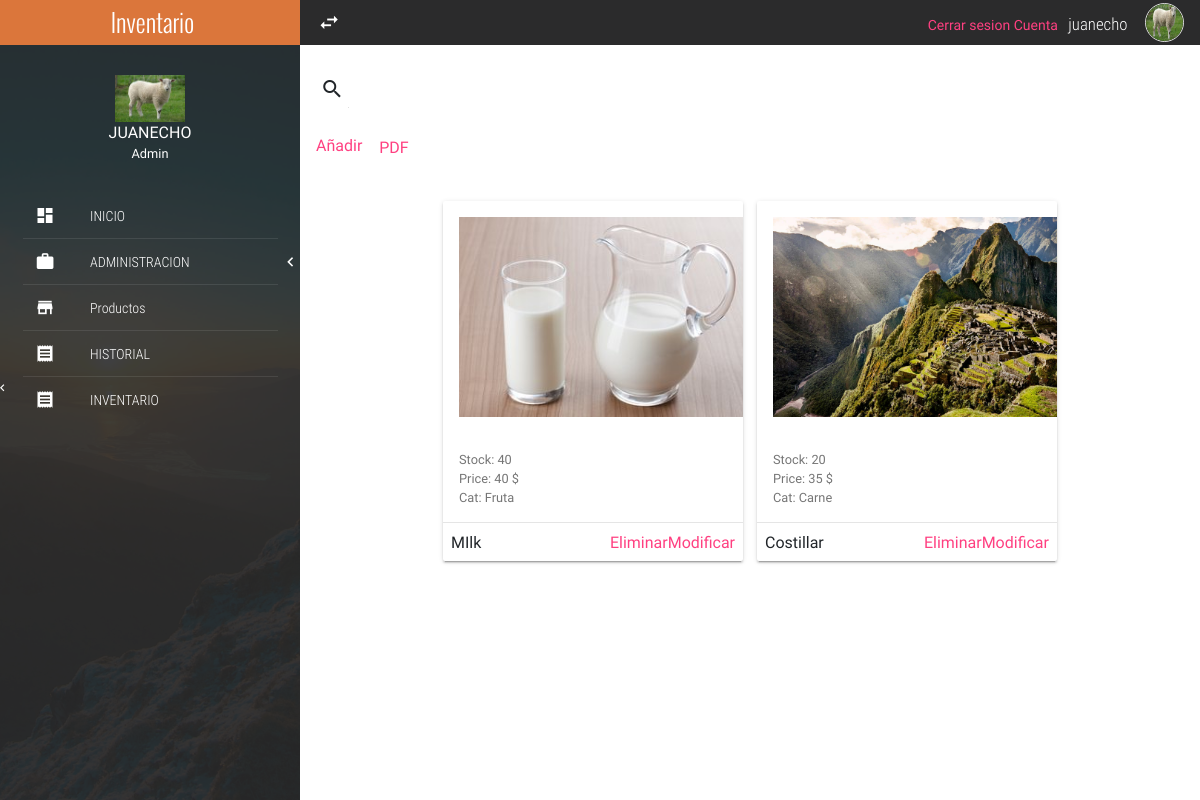
Before: /products/ (signed in) with the older database file.
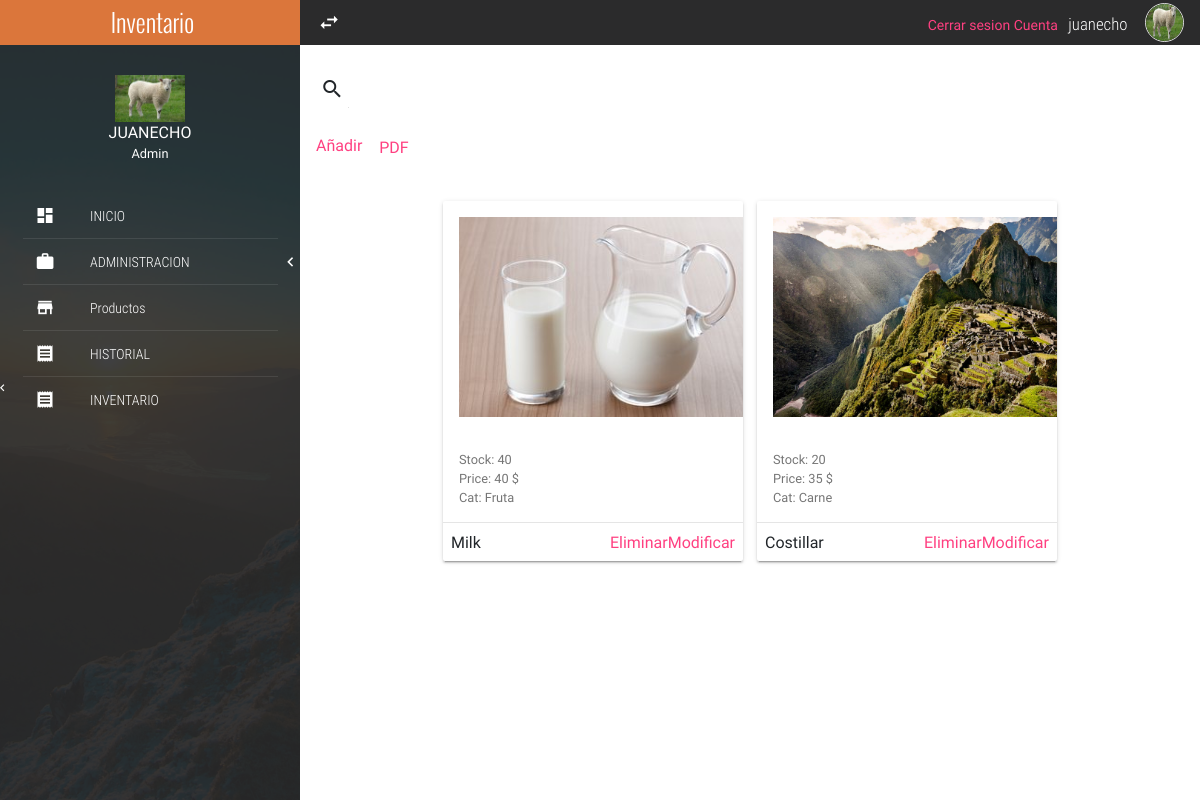
After: the same page with the newer database file.
### products/models.py (models this page shows, shortened)
class Product(models.Model):
	barcode = models.IntegerField()
	name = models.CharField(max_length=20)
	units = models.IntegerField()
	price = models.IntegerField()
	disc = models.IntegerField()
	cat = models.ForeignKey(Category, on_delete = models.SET_NULL, null=True)
	prov = models.ForeignKey(Provider, on_delete = models.SET_NULL, null=True)
	stat = models.IntegerField(
		null=False, blank=False,
		choices=product_status,
		default=1,
	)
	img = models.ImageField(upload_to='pics')

### categoria/models.py (models this page shows)
class Category(models.Model):
	name = models.CharField(max_length = 50)
	desc = models.CharField(max_length = 150)
	def __str__(self):
		return self.name

### products/views.py (the view)
# urls.py: path('',listProduct,name='listProduct'),
def listProduct(request):
	context = {
		'prods' : Product.objects.all(),
	}
	return render(request, 'products/products.html',context)

### products/templates/products/products.html (shortened to what this page needs)
{% extends 'index.html' %}
{% block content %}
		<div class="mdl-tabs mdl-js-tabs mdl-js-ripple-effect">
			<div>
				<div class="mdl-grid">
					<div class="mdl-cell mdl-cell--4-col-phone mdl-cell--8-col-tablet mdl-cell--12-col-desktop">
						<form action="#">
							<div class="mdl-textfield mdl-js-textfield mdl-textfield--expandable">
								<label class="mdl-button mdl-js-button mdl-button--icon" for="searchProduct">
									<i class="zmdi zmdi-search"></i>
								</label>
							</div>
						</form>
						<a href="{% url 'addProduct' %}">Añadir</a>
						<a href="{% url 'tablaPDF' %}" class = "btn btn-succes">PDF</a>
						<div class="full-width text-center" style="padding: 30px 0;">
							{% for prod in prods %}
							<div class="mdl-card mdl-shadow--2dp full-width product-card">
								<div class="mdl-card__title">
									<img src="{{prod.img.url}}" width="400" height="200" alt="product">
								</div>
								<div class="mdl-card__supporting-text">
									<small>Stock: {{prod.units}} </small><br>
									<small>Price: {{prod.price}} $</small><br>
									<small>Cat: {{prod.cat}} </small>
								</div>
								<div class="mdl-card__actions mdl-card--border">
									{{prod.name}}
									<a href = "{% url 'updateProduct' prod.id %}">Modificar</a>
									<a href = "{% url 'deleteProduct' prod.id %}">Eliminar</a>
								</div>
							</div>
							{% endfor %}
						</div>
					</div>
				</div>
			</div>
		</div>
	</section>
{% endblock %}

Changed rows visible on the page:
changed Product "Fruta": name "MIlk" → "Milk"
